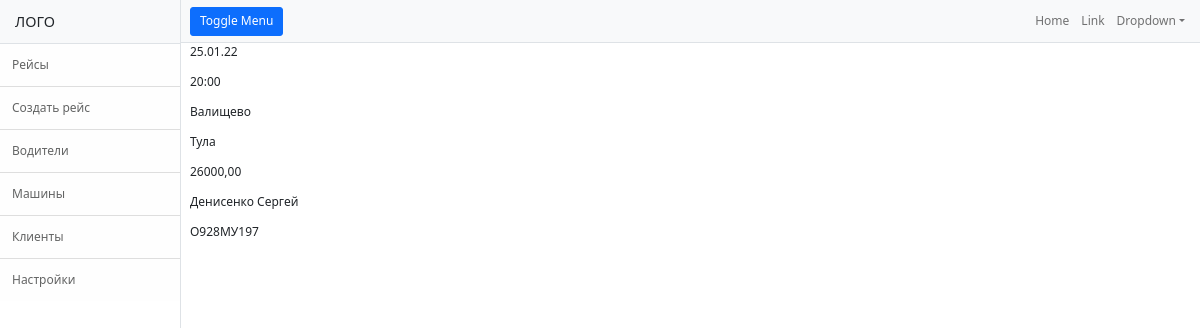
Screenshot of /trips/4 with the database file from the repository.
### TruckReestr/models.py (models this page shows, shortened)
class Trip(models.Model):
    trip_date = models.DateField(verbose_name="Дата погрузки")
    trip_time = models.TimeField(verbose_name="Время подачи")
    trip_from = models.CharField(verbose_name="Место погрузки", max_length=255)
    trip_to = models.CharField(verbose_name="Место выгрузки", max_length=255)
    type_auto = models.CharField(verbose_name="Вид ТС", max_length=50)
    trip_cost = models.DecimalField(verbose_name="Цена рейса", max_digits=10, decimal_places=2)
    driver = models.ForeignKey("Driver", on_delete=models.CASCADE)
    truck = models.ForeignKey("Truck", on_delete=models.CASCADE)
    docs = models.FileField(verbose_name="Док-ты", upload_to='media', null=True, blank=True)
    class Meta:
        verbose_name = 'Рейс'
        verbose_name_plural = 'Рейсы'
        ordering = ['-trip_date', 'trip_time']

class Driver(models.Model):
    surname = models.CharField(verbose_name="Фамилия", max_length=100)
    name = models.CharField(verbose_name="Имя", max_length=100)
    second_name = models.CharField(verbose_name="Отчество", max_length=100, blank=True)
    passport_ser = models.CharField(verbose_name="Серия паспорта", max_length=10, blank=True)
    passport_no = models.CharField(verbose_name="Номер паспорта", max_length=10, blank=True)
    passport_issued = models.CharField(verbose_name="Паспорт кем выдан", max_length=150, blank=True)
    passport_date = models.DateField(verbose_name="дата выдачи", null=True, blank=True)
    driver_license_ser = models.CharField(verbose_name="Серия ву", max_length=10, blank=True)
    driver_license_no = models.CharField(verbose_name="Номер ву", max_length=20, blank=True)
    driver_license_date = models.DateField(verbose_name="Дата ву", null=True, blank=True)
    phone = models.CharField(verbose_name="Телефон", max_length=20, null=True, blank=True)
    number_auto = models.ForeignKey("Truck", on_delete=models.DO_NOTHING, null=True, blank=True)
    def __str__(self):
        return f"{self.surname} {self.name}"
    class Meta:
        verbose_name = 'Водитель'
        verbose_name_plural = 'Водители'

class Truck(models.Model):
    number_auto = models.CharField(max_length=20, verbose_name="Номер машины")
    type_auto = models.CharField(max_length=50, verbose_name="Тип машины")
    brand_auto = models.CharField(max_length=50, verbose_name="Марка машины")
    def __str__(self):
        return self.number_auto
    class Meta:
        verbose_name = 'Машина'
        verbose_name_plural = 'Машины'

### TruckReestr/views.py (the view)
# urls.py: path('trips/<int:pk>', TripDetailView.as_view(), name='tripdetail'),
class TripDetailView(DetailView):
    model = Trip

### templates/TruckReestr/trip_detail.html (shortened to what this page needs)
{% extends 'TruckReestr/base.html' %}
{% block content %}
<p>{{ object.trip_date }}</p>
<p>{{ object.trip_time }}</p>
<p>{{ object.trip_from }}</p>
<p>{{ object.trip_to }}</p>
<p>{{ object.trip_cost }}</p>
<p>{{ object.driver }}</p>
<p>{{ object.truck }}</p>
{% endblock content %}

### rows the page displays
Trip: trip_date "25.01.22", trip_time "20:00", trip_from "Валищево", trip_to "Тула", trip_cost "26000,00", driver "Денисенко Сергей", truck "О928МУ197"
